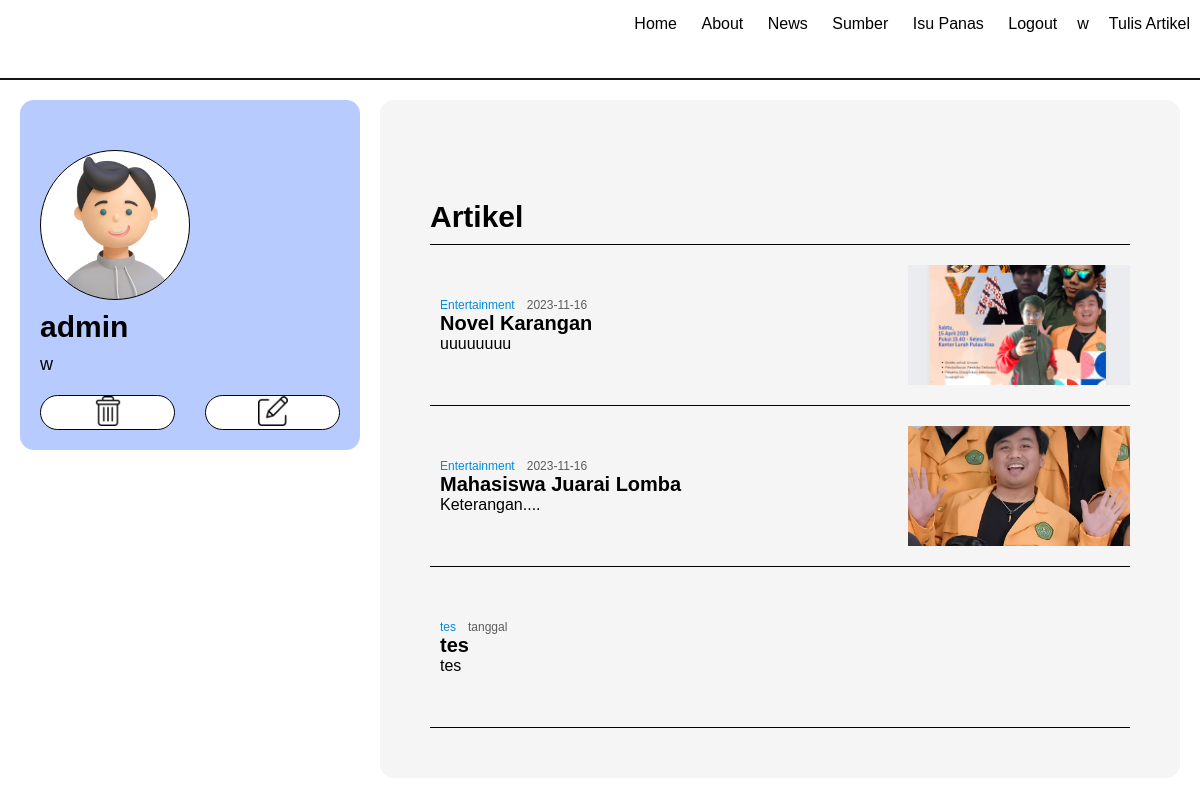
/PAWEB/profile.php (signed in), run on the app's committed database.
### tables this page shows
CREATE TABLE `akun` (
  `id` int(11) NOT NULL,
  `stat` varchar(1) NOT NULL,
  `email` varchar(255) NOT NULL,
  `pw` varchar(255) NOT NULL,
  `nama` varchar(255) NOT NULL,
  `foto` varchar(255) NOT NULL DEFAULT './img/defpp.jpg'
);

CREATE TABLE `artikel` (
  `id` int(11) NOT NULL,
  `judul` text NOT NULL,
  `tag` text NOT NULL,
  `konten` text NOT NULL,
  `gambar` varchar(255) NOT NULL,
  `createdAt` timestamp NOT NULL DEFAULT current_timestamp()
);

### PAWEB/profile.php (the view, shortened to what this page needs)
<?php
require './model/db.php';
?>
<!DOCTYPE html>
<html lang="en">
<head>
    <link rel="stylesheet" href="profil.css"/>
</head>
<body>
    <nav>
        <div class="nav">
            <ul>
                <a href="index.php">Home</a>
                <a href="aboutme.html">About</a>
                <a href="./artikel.php">News</a>
                <a href="./artikel.php">Sumber</a>
                <a href="./artikel.php">Isu Panas</a>
                <?php
                if($_SESSION['login'] != NULL){
                  echo "<a href='./controller/logout.php'>Logout</a>";
                  echo "<a href='./profile.php'>" . $_SESSION['login'] . "</a>";
                  if($_SESSION['stat'] == 'a'){
                    echo "<a href='./tulis.html'>Tulis Artikel</a>";
                  }
                } else {
                  echo "<a href='./login.html'>Login</a>";
                }
                ?>
            </ul>
        </div>
    </nav>
    <?php
    $e = $_SESSION['login'];
    $q = "SELECT * FROM akun WHERE email = '$e'";
    $res = mysqli_query($db, $q);
    $d = mysqli_fetch_assoc($res);
    ?>
    <div class="profile-container">
        <div class="profile-info">
            <div class="pp">
                <div class="img-pp" style="background-image: url('<?php echo $d['foto']; ?>');"></div>
            </div>
            <div class="nama"><?php echo htmlspecialchars($d['nama']); ?></div>
            <div class="email"><?php echo $_SESSION['login'] ?></div>
            <div class="button-wrap">
                <button onclick="deleteprofile(<?php echo $d['id'] ?>)"><img width="30px" src="./img/delete.png"/></button>
                <button onclick="openedit()" onclick=""><img  width="30px" src="./img/edit.png"/></button>
            </div>
        </div>
        <div class="profile-content">
            <div class="profile-content-header">Artikel</div>
            <?php
            $q = "SELECT * FROM artikel";
            $res = mysqli_query($db, $q);
            while($ds = mysqli_fetch_assoc($res)){
                ?>
                <div class="news-card">
                    <div class="newstext">
                        <div class="headtitle">
                            <div class="tag"><?php echo htmlspecialchars($ds['tag']); ?></div><div class="date"><?php echo substr($ds['createdAt'], 0, 10); ?></div>
                        </div>
                        <div class="title"><?php echo htmlspecialchars($ds['judul']); ?></div>
                        <div class="description"><?php echo htmlspecialchars($ds['konten']); ?></div>
                    </div>
                    <div class="newsimage" style="background-image: url('<?php echo $ds['gambar']; ?>');">
                    </div>
                </div>
                <?php
            }
            ?>
            <div class="news-card">
                <div class="newstext">
                    <div class="headtitle">
                        <div class="tag">tes</div><div class="date">tanggal</div>
                    </div>
                    <div class="title">tes</div>
                    <div class="description">tes</div>
                </div>
                <div class="newsimage" style="background-image: url('./img/1911986202p.webp');">
                </div>
            </div>
        </div>
    </div>
</body>
</html>

### PAWEB/profil.css (style rules this page uses)
:root { --bg: rgb(245, 245, 245); --main: rgb(184, 203, 255); }
* { margin: 0; padding: 0; box-sizing: border-box; font-family: 'Releway', sans-serif; }
.nav { position: fixed; top: 0; height: 80px; border-bottom: 2px solid rgb(20, 20, 20); width: 100%; background-color: white; z-index: 100; }
.nav ul { list-style: none; cursor: pointer; float: right; }
.nav a { list-style: none; display: inline-block; text-decoration: none; color: #000000; font-family: 'Releway', sans-serif; padding: 15px 10px 15px; font-weight: 400; }
.profile-container { display: flex; flex-direction: row; margin-top: 100px; }
.profile-info { width: 40%; height: 100%; position: sticky; top: 100px; left: 0; padding: 20px; display: flex; flex-direction: column; padding-top: 50px; margin: 0 20px; border-radius: 14px; background-color: var(--main); }
.pp { height: 150px; width: 300px; }
.img-pp { border: 1px solid black; background-color: white; width: 50%; height: 100%; border-radius: 100%; background-size: cover; background-position: center; background-repeat: no-repeat; }
.nama { font-weight: bold; font-size: 30px; margin: 10px 0; }
.email { font-size: 18px; }
.button-wrap { display: flex; width: 100%; justify-content: space-between; }
.button-wrap > button { margin-top: 20px; width: 45%; background-color: transparent; border: 1px solid black; border-radius: 20px; background-color: white; }
.profile-content { width: 100%; padding: 50px; background-color: var(--bg); margin: 0 20px 0 0; border-radius: 14px; }
.profile-content-header { font-size: 30px; color: black; font-weight: bold; border-bottom: 1px solid black; padding-bottom: 10px; position: sticky; top: 100px; background-color: var(--bg); padding-top: 50px; }
.news-card { font-family: 'Gill Sans', 'Gill Sans MT', Calibri, 'Trebuchet MS', sans-serif; border-bottom: 1px solid black; display: grid; grid-template-columns: 2fr 1fr; gap: 5%; align-items: center; padding-bottom: 20px; padding-top: 20px; }
.newstext { padding: 10px; }
.newsimage { background-size: cover; background-position: center; background-repeat: no-repeat; min-height: 120px; }
.headtitle { display: flex; align-items: center; }
.tag { color: rgb(0, 139, 219); margin-right: 12px; font-size: 12px; }
.date { color: #5c5c5c; font-size: 12px; }
.title { font-weight: bold; font-size: 20px; }

### data on the page
akun: foto (picture), nama "admin"
artikel: tag "Entertainment", createdAt "2023-11-16", judul "Novel Karangan", konten "uuuuuuuu", gambar (picture)
artikel: tag "Entertainment", createdAt "2023-11-16", judul "Mahasiswa Juarai Lomba", konten "Keterangan....", gambar (picture)

### other printed values
$_SESSION['login'] "w"
